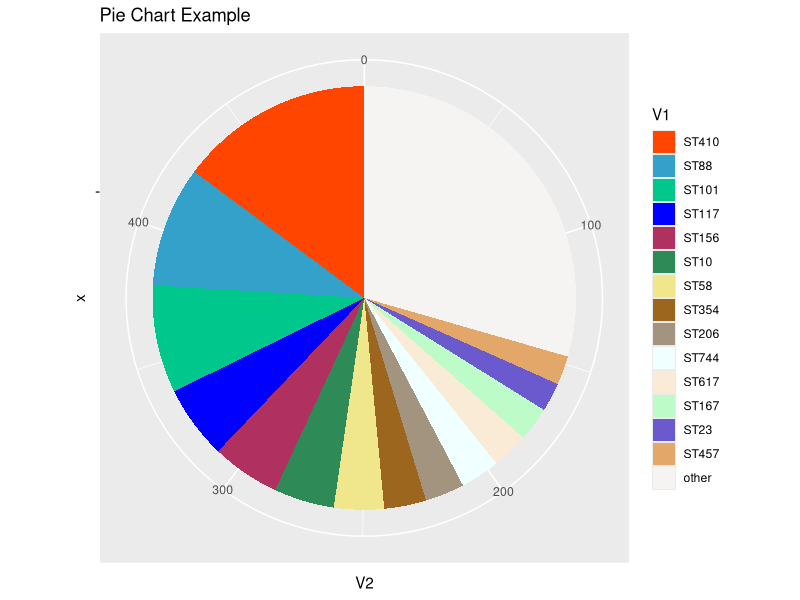
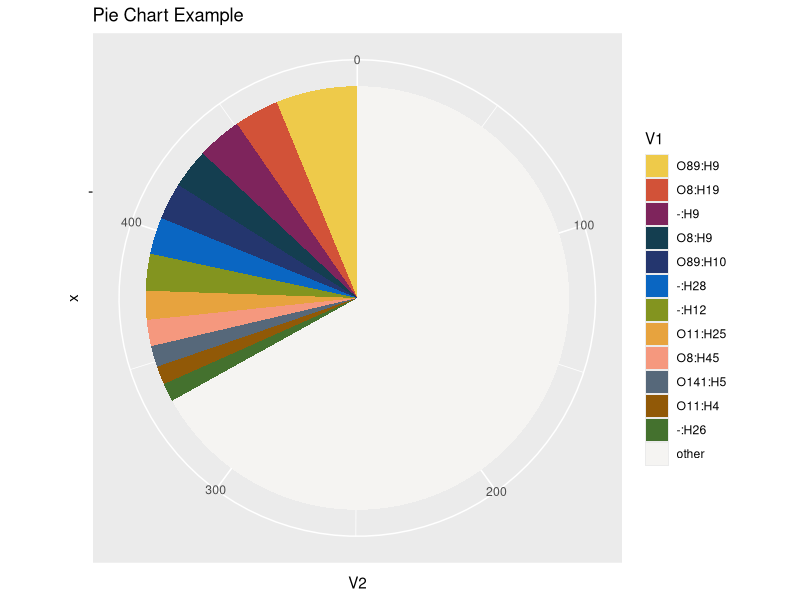
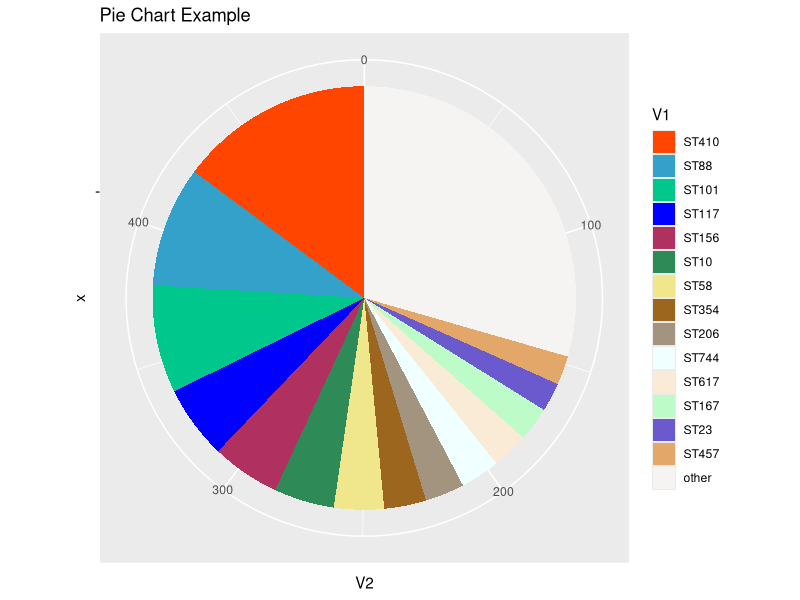
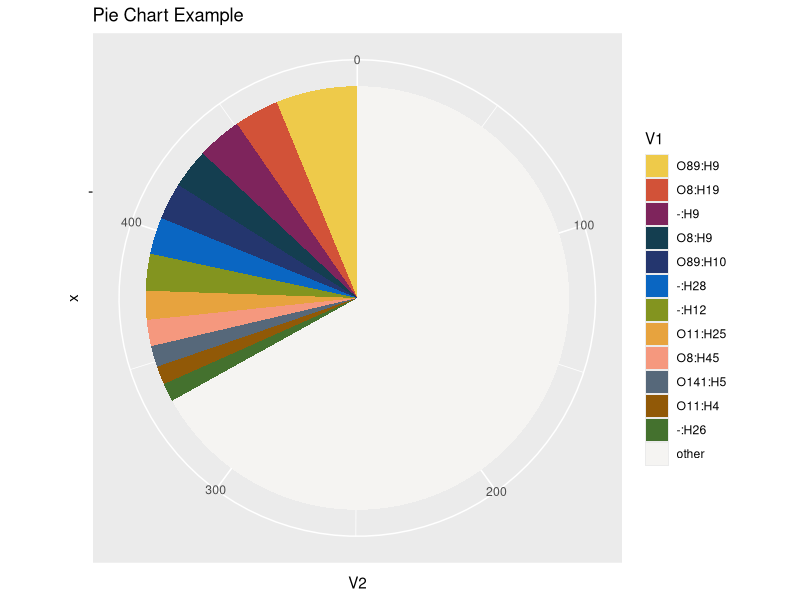

The R script that drew these images, in order:
library("ggplot2")
data <- read.table("mlst_input.txt",header = F)
data$V1 <- factor(data$V1,levels = c("ST410","ST88","ST101","ST117","ST156","ST10","ST58","ST354","ST206","ST744","ST617","ST167","ST23","ST457","other"))
p <- ggplot(data, aes(x = "", y = V2, fill = V1)) + 
  geom_bar(stat = "identity") + scale_fill_manual(values = c("#ff4500","#33a1c9","#00c78c","#0000ff","#b03060","#2e8b57","#f0e68c","#9c661f","#a39480","#f0ffff","#faebd7","#bdfcc9","#6a5acd","#e3a869","#f5f4f2")) +
  coord_polar(theta = "y") +
  labs(title = "Pie Chart Example")
p
ggsave("mlst.pdf",p,width = 6,height = 6)

data <- read.table("ser_com_input.txt",header = F)
data$V1 <- factor(data$V1,levels = c("O89:H9","O8:H19","-:H9","O8:H9","O89:H10","-:H28","-:H12","O11:H25","O8:H45","O141:H5","O11:H4","-:H26","other"))
p <- ggplot(data, aes(x = "", y = V2, fill = V1)) + 
  geom_bar(stat = "identity") + scale_fill_manual(values = c("#eeca4a","#d25238","#7e245c","#143e50","#24366e","#0a66c2","#83941f","#e7a33e","#f5987e","#56687a","#915907","#44712e","#f5f4f2")) +
  coord_polar(theta = "y") +
  labs(title = "Pie Chart Example")
p
ggsave("ser_com.pdf",p,width = 6,height = 6)
